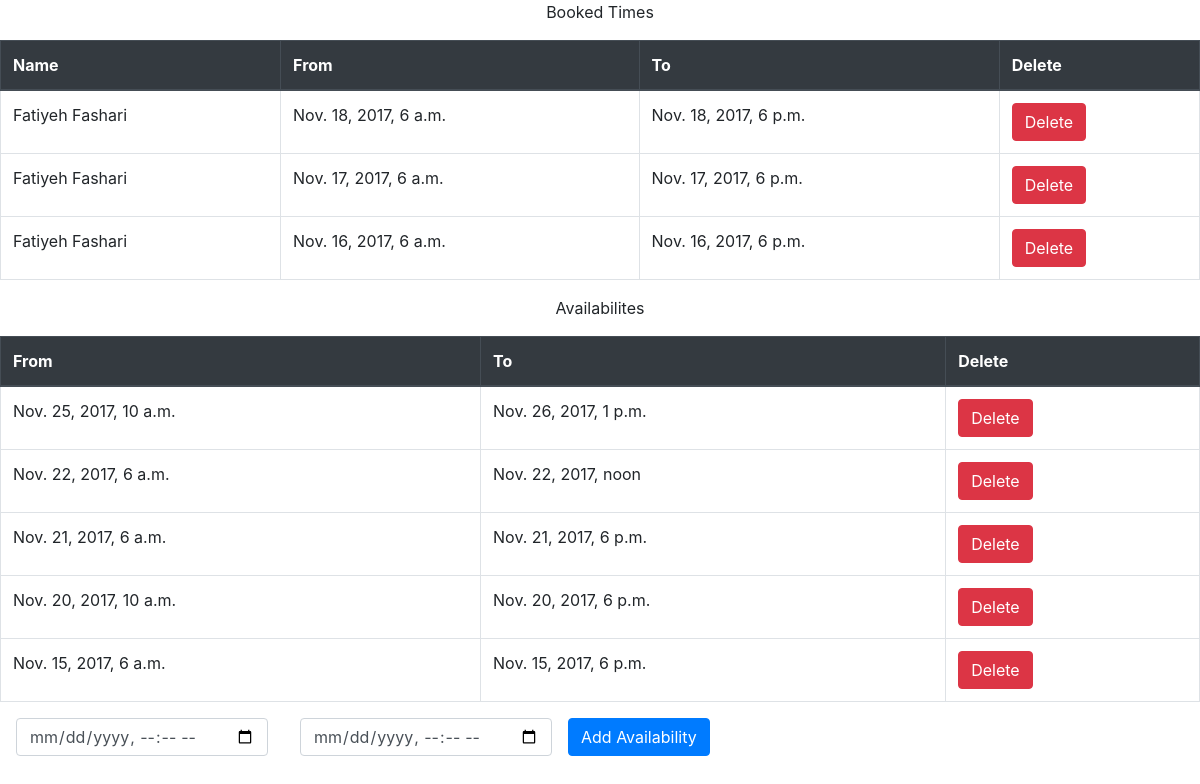
/accounts/profile/ (signed in), run on an earlier commit of the app's database.
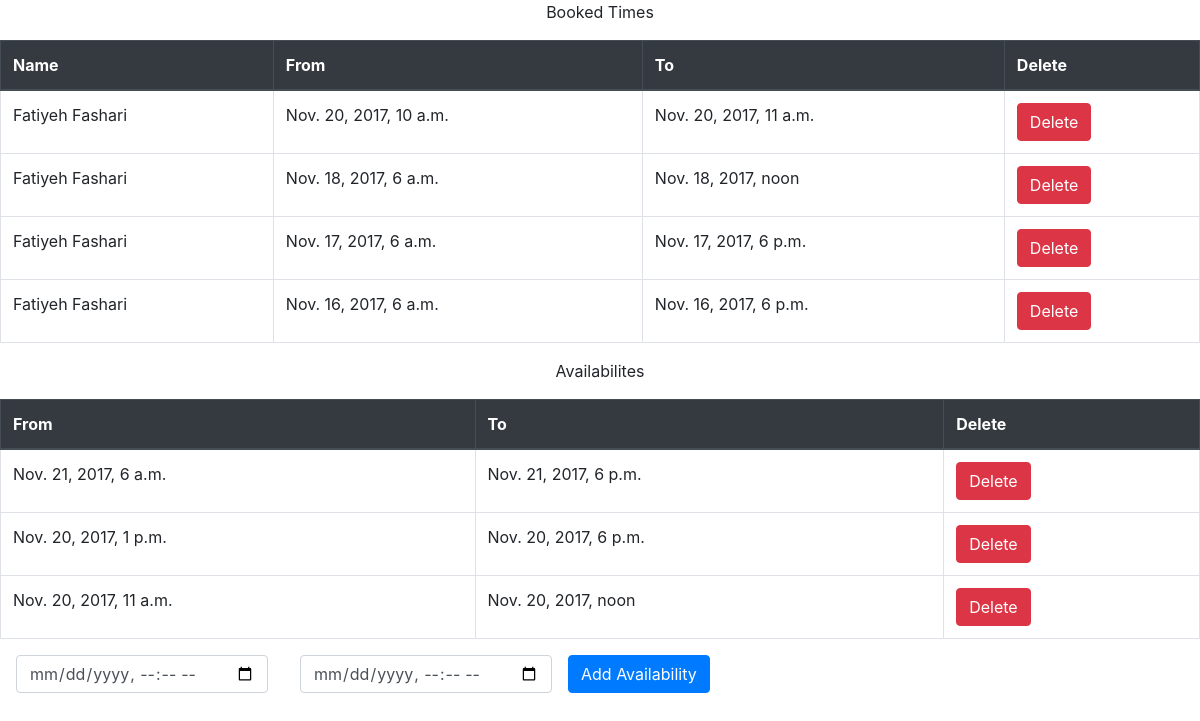
And on a later commit of the database.
### booking/models.py (models this page shows, shortened)
class BookedTime(models.Model):
    family = models.ForeignKey(Family)
    baby_sitter = models.ForeignKey(BabySitter)
    start_time = models.DateTimeField()
    end_time = models.DateTimeField()
    class Meta:
        ordering = ['-start_time']

class Family(models.Model):
    user = models.OneToOneField(User, primary_key=True)
    phone_number = models.CharField(null=True, max_length=10, blank=True, help_text='4168804341')
    def __str__(self):
        return self.user.get_full_name()
    class Meta:
        permissions = (
            ("family", "Can book time spans"),
        )

class Availability(models.Model):
    baby_sitter = models.ForeignKey(BabySitter)
    start_time = models.DateTimeField()
    end_time = models.DateTimeField()
    class Meta:
        ordering = ['-start_time']

### booking/views.py (the view)
# urls.py: url(r'^accounts/profile/$', views.index, name='index'),
@login_required(login_url='/login/')
def index(request):
    if request and request.user:
        if request.user.has_perm('booking.baby_sitter'):
            baby_sitter = BabySitter.objects.get(user=request.user)
            booked_times = BookedTime.objects.filter(baby_sitter=baby_sitter)
            availabilities = Availability.objects.filter(baby_sitter=baby_sitter)
            context = {'bookings': booked_times, 'availabilities': availabilities}
            return render(request, 'babySitterAccount.html', context)
        elif request.user.has_perm('booking.family'):
            family = Family.objects.get(user=request.user)
            booked_times = BookedTime.objects.filter(family=family)
            baby_sitters = BabySitter.objects.all()
            context = {'bookings': booked_times, 'baby_sitters': baby_sitters}
            return render(request, 'familyAccount.html', context)
    return HttpResponse("Hello, world. You're at the booking index.")

### booking/templates/babySitterAccount.html (shortened to what this page needs)
{% extends "base.html" %}
{% block content %}
<p class="text-center">Booked Times</p>
<table class="table table-bordered table-hover">
    <thead class="thead-dark">
        <tr>
          <th scope="col" class="info">Name</th>
          <th scope="col" class="info">From</th>
          <th scope="col" class="info">To</th>
          <th scope="col" class="info">Delete</th>
        </tr>
    </thead>
    <tbody>
        {% if bookings %}
            {% for booking in bookings %}
                <tr class="info">
                    <td scope="row" class="info">{{booking.family}}</td>
                    <td scope="row" class="info">{{booking.start_time}}</td>
                    <td scope="row" class="info">{{booking.end_time}}</td>
                    <td scope="row" class="info">
                        <form method="post" action="/deleteBooking/">
                            <button type="submit" id="booking-{{booking.id}}" class="btn btn-danger">Delete</button>
                        </form>
                    </td>
                </tr>
            {% endfor %}
        {% endif %}
    </tbody>
</table>
<p class="text-center">Availabilites</p>
<table class="table table-bordered table-hover">
    <thead class="thead-dark">
        <tr>
          <th scope="col" class="info">From</th>
          <th scope="col" class="info">To</th>
          <th scope="col" class="info">Delete</th>
        </tr>
    </thead>
    <tbody>
        {% if availabilities %}
            {% for availability in availabilities %}
                <tr class="info">
                    <td scope="row" class="info">{{availability.start_time}}</td>
                    <td scope="row" class="info">{{availability.end_time}}</td>
                    <td scope="row" class="info">
                        <form method="post" action="/deleteAvailability/">
                            <button type="submit" id="availability-{{availability.id}}" class="btn btn-danger">Delete</button>
                        </form>
                    </td>
                </tr>
            {% endfor %}
        {% endif %}
    </tbody>
</table>
<form class="form-inline" method="post" action="/addAvailability/">
  <div class="form-group mx-sm-3">
    <input type="datetime-local" class="form-control" name="from-time">
  </div>
    <div class="form-group mx-sm-3">
    <input type="datetime-local" class="form-control" name="to-time">
  </div>
  <button type="submit" class="btn btn-primary">Add Availability</button>
</form>
{% endblock %}

### booking/templates/base.html (shortened to what this page needs)
<!DOCTYPE html>
{% load static %}
<html lang="en">
  <head>
    <link href="{% static "css/bootstrap.min.css" %}" rel="stylesheet">
  </head>
  <body>
    {% block content %}{% endblock content %}
  </body>
</html>

What changed in the data, as far as the page shows it:
removed BookedTime: family "Fatiyeh Fashari", start_time "Nov. 18, 2017, 6 a.m.", end_time "Nov. 18, 2017, 6 p.m."
removed Availability: start_time "Nov. 25, 2017, 10 a.m.", end_time "Nov. 26, 2017, 1 p.m."
removed Availability: start_time "Nov. 22, 2017, 6 a.m.", end_time "Nov. 22, 2017, noon"
removed Availability: start_time "Nov. 20, 2017, 10 a.m.", end_time "Nov. 20, 2017, 6 p.m."
removed Availability: start_time "Nov. 15, 2017, 6 a.m.", end_time "Nov. 15, 2017, 6 p.m."
added BookedTime: family "Fatiyeh Fashari", start_time "Nov. 20, 2017, 10 a.m.", end_time "Nov. 20, 2017, 11 a.m."
added BookedTime: family "Fatiyeh Fashari", start_time "Nov. 18, 2017, 6 a.m.", end_time "Nov. 18, 2017, noon"
added Availability: start_time "Nov. 20, 2017, 1 p.m.", end_time "Nov. 20, 2017, 6 p.m."
added Availability: start_time "Nov. 20, 2017, 11 a.m.", end_time "Nov. 20, 2017, noon"
